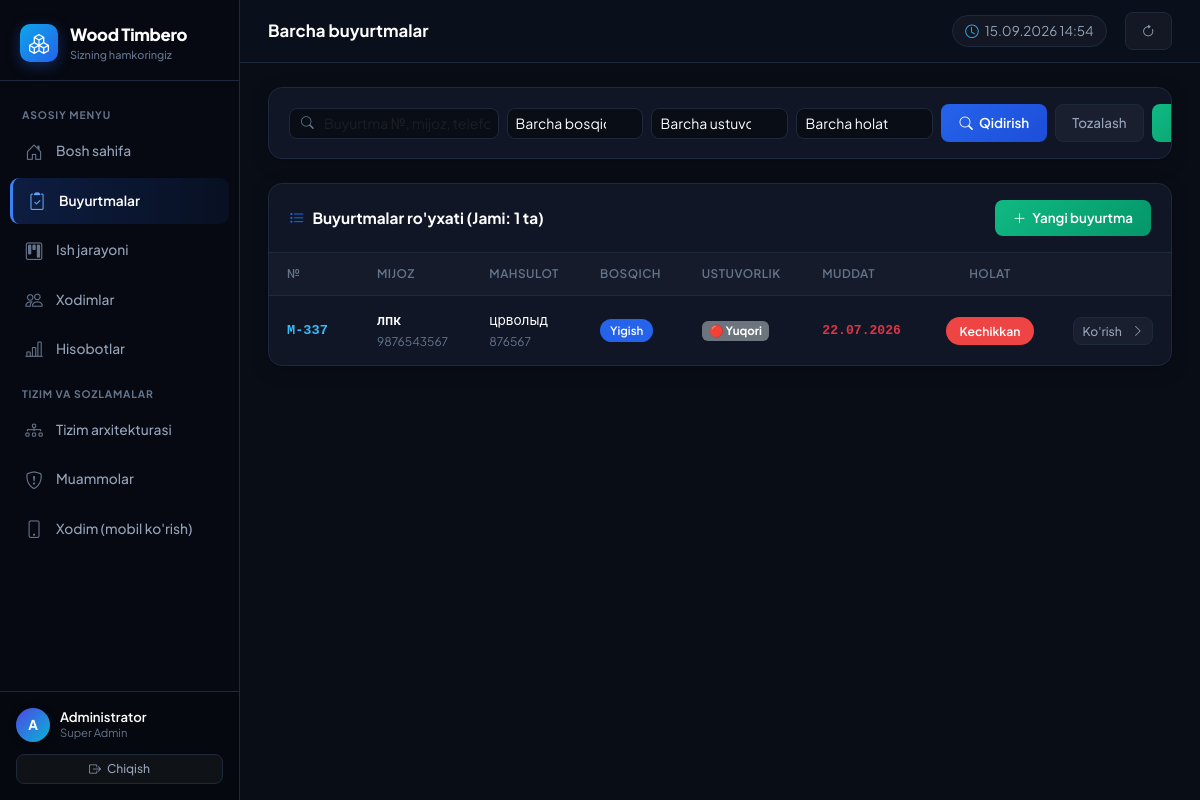
Screenshot of /orders/ (signed in) with the database file from the repository.
### production/models.py (models this page shows, shortened)
class Employee(models.Model):
    ROLE_CHOICES = [
        ('ADMIN', 'Super Admin'),
        ('MANAGER', 'Rahbar'),
        ('DISPATCHER', 'Dispetcher / Operator'),
        ('WORKER', 'Ishchi'),
        ('INSPECTOR', 'Nazoratchi'),
    ]
    user = models.OneToOneField(User, on_delete=models.CASCADE, related_name='employee')
    full_name = models.CharField(max_length=255, verbose_name="F.I.Sh.")
    phone = models.CharField(max_length=50, verbose_name="Telefon")
    role = models.CharField(max_length=20, choices=ROLE_CHOICES, verbose_name="Lavozim")
    stage = models.ForeignKey(Stage, on_delete=models.SET_NULL, null=True, blank=True, verbose_name="Biriktirilgan bosqich")
    is_active = models.BooleanField(default=True, verbose_name="Aktiv")

class Order(models.Model):
    PRIORITY_CHOICES = [
        ('NORMAL', '🟢 Oddiy'),
        ('MEDIUM', '🟡 O‘rtacha'),
        ('HIGH', '🔴 Yuqori'),
        ('URGENT', '⚫ Shoshilinch'),
    ]
    order_number = models.CharField(max_length=50, unique=True, verbose_name="Buyurtma №")
    client_name = models.CharField(max_length=255, verbose_name="Mijoz F.I.Sh.")
    client_phone = models.CharField(max_length=50, verbose_name="Telefon raqami")
    product_type = models.CharField(max_length=100, verbose_name="Mahsulot turi")
    product_name = models.CharField(max_length=255, verbose_name="Mahsulot nomi")
    dimensions = models.CharField(max_length=100, blank=True, null=True, verbose_name="O‘lchamlari")
    material = models.CharField(max_length=100, blank=True, null=True, verbose_name="Material")
    color = models.CharField(max_length=100, blank=True, null=True, verbose_name="Material rangi")
    hardware = models.CharField(max_length=255, blank=True, null=True, verbose_name="Furnitura")
    quantity = models.PositiveIntegerField(default=1, verbose_name="Soni")
    manager = models.ForeignKey(Employee, on_delete=models.SET_NULL, null=True, related_name='managed_orders', verbose_name="Mas'ul menejer")
    notes = models.TextField(blank=True, null=True, verbose_name="Izoh")
    deadline = models.DateTimeField(verbose_name="Muddat")
    priority = models.CharField(max_length=20, choices=PRIORITY_CHOICES, default='NORMAL', verbose_name="Ustuvorlik")
    created_at = models.DateTimeField(auto_now_add=True, verbose_name="Yaratilgan sana")
    current_stage = models.ForeignKey(Stage, on_delete=models.SET_NULL, null=True, blank=True, related_name='current_orders', verbose_name="Joriy bosqich")
    is_completed = models.BooleanField(default=False, verbose_name="Tayyor")

class Stage(models.Model):
    name = models.CharField(max_length=100, verbose_name="Bosqich nomi")
    order = models.PositiveIntegerField(verbose_name="Tartib raqami")
    max_duration_hours = models.FloatField(default=0, verbose_name="Maksimal vaqt (soat)")
    is_active = models.BooleanField(default=True, verbose_name="Aktiv")
    description = models.TextField(blank=True, null=True, verbose_name="Izoh")
    class Meta:
        ordering = ['order']

### production/views.py (the view, shortened to what this page needs)
# urls.py: path('orders/', views.orders_list, name='orders_list'),
@login_required
def orders_list(request):
    now = timezone.now()
    orders = Order.objects.select_related('current_stage', 'manager').all()
    stages = Stage.objects.filter(is_active=True).order_by('order')
    q = request.GET.get('q', '').strip()
    stage_id = request.GET.get('stage', '')
    priority = request.GET.get('priority', '')
    status_filter = request.GET.get('status', '')
    if stage_id:
        orders = orders.filter(current_stage_id=stage_id)
    if priority:
        orders = orders.filter(priority=priority)
    if status_filter == 'active':
        orders = orders.filter(is_completed=False)
    elif status_filter == 'delayed':
        orders = orders.filter(is_completed=False, deadline__lt=now)
    elif status_filter == 'completed':
        orders = orders.filter(is_completed=True)
    elif status_filter == 'problem':
        problem_order_ids = Problem.objects.filter(resolved=False).values_list('order_id', flat=True)
        orders = orders.filter(id__in=problem_order_ids)
    orders = orders.order_by('-id')
    for order in orders:
        order.is_delayed = not order.is_completed and order.deadline < now
        order.has_problem = Problem.objects.filter(order=order, resolved=False).exists()
        last_h = OrderStageHistory.objects.filter(order=order, stage=order.current_stage).select_related('worker').last()
        order.current_worker = last_h.worker.full_name if last_h and last_h.worker else None
    return render(request, 'production/orders_list.html', {
        **base_context(request),
        'orders': orders,
        'stages': stages,
    })

### production/views.py (called while the page is built)
def get_employee(user):
    try:
        return user.employee
    except Exception:
        return None

def base_context(request):
    now = timezone.now()
    emp = get_employee(request.user) if request.user.is_authenticated else None
    return {
        'employee': emp,
        'current_time_str': now.strftime("%d.%m.%Y %H:%M"),
    }

### production/templates/production/orders_list.html (shortened to what this page needs)
{% extends "production/base.html" %}
{% block page_title %}Barcha buyurtmalar{% endblock %}
{% block content %}
<div class="wood-panel mb-4">
    <div style="padding: 16px 20px;">
        <form method="get" class="row g-2 align-items-center">
            <div class="col-md-3">
                <div style="position: relative;">
                    <i class="bi bi-search" style="position:absolute; left:12px; top:50%; transform:translateY(-50%); color:var(--text-muted); font-size:0.8rem;"></i>
                    <input type="text" name="q" class="form-control form-control-sm"
                           style="background:#090d16; border-color:var(--border-color); color:#fff; padding-left:34px; border-radius:8px;"
                           placeholder="Buyurtma №, mijoz, telefon..."
                           value="{{ request.GET.q }}">
                </div>
            </div>
            <div class="col-md-2">
                <select name="stage" class="form-select form-select-sm" style="background:#090d16; border-color:var(--border-color); color:#fff; border-radius:8px;">
                    <option value="">Barcha bosqichlar</option>
                </select>
            </div>
            <div class="col-md-2">
                <select name="priority" class="form-select form-select-sm" style="background:#090d16; border-color:var(--border-color); color:#fff; border-radius:8px;">
                    <option value="">Barcha ustuvorlik</option>
                </select>
            </div>
            <div class="col-md-2">
                <select name="status" class="form-select form-select-sm" style="background:#090d16; border-color:var(--border-color); color:#fff; border-radius:8px;">
                    <option value="">Barcha holat</option>
                </select>
            </div>
            <div class="col-md-3 d-flex gap-2">
                <button type="submit" class="btn-wood-primary btn-sm">
                    <i class="bi bi-search"></i> Qidirish
                </button>
                <a href="{% url 'orders_list' %}" class="btn-wood-outline btn-sm">Tozalash</a>
                <a href="{% url 'order_create' %}" class="btn-wood-success btn-sm ms-auto">
                    <i class="bi bi-plus-lg"></i> Yangi
                </a>
            </div>
        </form>
    </div>
</div>
<div class="wood-panel">
    <div class="wood-panel-header">
        <h3 class="wood-panel-title">
            <i class="bi bi-list-task text-primary"></i>
            Buyurtmalar ro'yxati (Jami: {{ orders.count }} ta)
        </h3>
        <a href="{% url 'order_create' %}" class="btn-wood-success btn-sm">
            <i class="bi bi-plus-lg"></i> Yangi buyurtma
        </a>
    </div>
    <div class="table-responsive">
        <table class="table-wood">
            <thead>
                <tr>
                    <th style="width: 90px;">№</th>
                    <th>Mijoz</th>
                    <th>Mahsulot</th>
                    <th>Bosqich</th>
                    <th>Ustuvorlik</th>
                    <th>Muddat</th>
                    <th class="text-center">Holat</th>
                    <th style="width: 100px;"></th>
                </tr>
            </thead>
            <tbody>
                {% for order in orders %}
                <tr onclick="window.location.href='{% url 'order_detail' order.id %}'">
                    <td>
                        <strong style="color: #38bdf8; font-family: monospace;">M-{{ order.order_number }}</strong>
                    </td>
                    <td>
                        <div style="font-weight: 600; color: #ffffff;">{{ order.client_name }}</div>
                        <small style="color: var(--text-muted); font-size: 0.75rem;">{{ order.client_phone|default:"—" }}</small>
                    </td>
                    <td>
                        <div style="color: #ffffff;">{{ order.product_name }}</div>
                        <small style="color: var(--text-muted); font-size: 0.75rem;">{{ order.dimensions|default:"Standart" }}</small>
                    </td>
                    <td>
                        {% if order.is_completed %}
                            <span class="badge-pill-green" style="font-size: 0.72rem; padding: 3px 10px;">✓ Tayyor</span>
                        {% else %}
                            <span class="badge-pill-blue" style="font-size: 0.72rem; padding: 3px 10px;">{{ order.current_stage.name|default:"—" }}</span>
                        {% endif %}
                    </td>
                    <td>
                        <span class="badge bg-secondary" style="font-size: 0.72rem;">{{ order.get_priority_display }}</span>
                    </td>
                    <td style="font-family: monospace; font-size: 0.82rem;">
                        <span class="{% if order.is_delayed %}text-danger fw-bold{% else %}text-muted{% endif %}">
                            {{ order.deadline|date:"d.m.Y" }}
                        </span>
                    </td>
                    <td class="text-center">
                        {% if order.is_completed %}
                            <span class="badge-pill-green">Tayyor</span>
                        {% elif order.has_problem %}
                            <span class="badge-pill-coral">Muammo</span>
                        {% elif order.is_delayed %}
                            <span class="badge-pill-coral">Kechikkan</span>
                        {% else %}
                            <span class="badge-pill-amber">Jarayonda</span>
                        {% endif %}
                    </td>
                    <td>
                        <a href="{% url 'order_detail' order.id %}" class="btn-wood-outline btn-sm py-1 px-2" style="font-size: 0.76rem;" onclick="event.stopPropagation();">
                            Ko'rish <i class="bi bi-chevron-right ms-1"></i>
                        </a>
                    </td>
                </tr>
                {% endfor %}
            </tbody>
        </table>
    </div>
</div>
{% endblock %}

### production/templates/production/base.html (shortened to what this page needs)
<!DOCTYPE html>
<html lang="uz">
<head>
    <link href="https://cdn.jsdelivr.net/npm/bootstrap@5.3.0/dist/css/bootstrap.min.css" rel="stylesheet">
    <link href="https://cdn.jsdelivr.net/npm/bootstrap-icons@1.11.3/font/bootstrap-icons.css" rel="stylesheet">
</head>
<body>
{% if user.is_authenticated %}
<div class="d-flex">
    <aside class="wood-sidebar" id="appSidebar">
        <a href="{% url 'dashboard' %}" class="brand-header">
            <div class="brand-logo-icon">
                <i class="bi bi-boxes"></i>
            </div>
            <div class="brand-titles">
                <div class="brand-name">Wood Timbero</div>
                <span class="brand-subtitle">Sizning hamkoringiz</span>
            </div>
        </a>
        <div class="sidebar-menu">
            {% with request.resolver_match.url_name as url_name %}
            {% if employee.role == 'WORKER' %}
                <div class="menu-title">Ishchi Menyu</div>
                <a class="nav-item-link {% if url_name == 'worker_panel' %}active{% endif %}" href="{% url 'worker_panel' %}">
                    <i class="bi bi-hammer"></i>
                    <span>Mening vazifalarim</span>
                </a>
                <a class="nav-item-link {% if url_name == 'worker_completed' %}active{% endif %}" href="{% url 'worker_completed' %}">
                    <i class="bi bi-check2-all"></i>
                    <span>Bajarilganlar</span>
                </a>
            {% else %}
                <div class="menu-title">Asosiy menyu</div>
                <a class="nav-item-link {% if url_name == 'dashboard' %}active{% endif %}" href="{% url 'dashboard' %}">
                    <i class="bi bi-house-door"></i>
                    <span>Bosh sahifa</span>
                </a>
                <a class="nav-item-link {% if url_name == 'orders_list' or url_name == 'order_detail' or url_name == 'order_create' %}active{% endif %}" href="{% url 'orders_list' %}">
                    <i class="bi bi-clipboard2-check"></i>
                    <span>Buyurtmalar</span>
                </a>
                <a class="nav-item-link {% if url_name == 'kanban' %}active{% endif %}" href="{% url 'kanban' %}">
                    <i class="bi bi-kanban"></i>
                    <span>Ish jarayoni</span>
                </a>
                <a class="nav-item-link {% if url_name == 'workers_list' %}active{% endif %}" href="{% url 'workers_list' %}">
                    <i class="bi bi-people"></i>
                    <span>Xodimlar</span>
                </a>
                <a class="nav-item-link {% if url_name == 'reports' %}active{% endif %}" href="{% url 'reports' %}">
                    <i class="bi bi-bar-chart-line"></i>
                    <span>Hisobotlar</span>
                </a>
                <div class="menu-title">Tizim va sozlamalar</div>
                <a class="nav-item-link {% if url_name == 'architecture' %}active{% endif %}" href="{% url 'architecture' %}">
                    <i class="bi bi-diagram-3"></i>
                    <span>Tizim arxitekturasi</span>
                </a>
                <a class="nav-item-link {% if url_name == 'problems' %}active{% endif %}" href="{% url 'problems' %}">
                    <i class="bi bi-shield-exclamation"></i>
                    <span>Muammolar</span>
                </a>
                <a class="nav-item-link" href="{% url 'worker_panel' %}" target="_blank">
                    <i class="bi bi-phone"></i>
                    <span>Xodim (mobil ko'rish)</span>
                </a>
            {% endif %}
            {% endwith %}
        </div>
        <div class="sidebar-user-bottom">
            <div class="user-profile-widget">
                <div class="user-avatar-circle">
                    {{ user.username|first|upper }}
                </div>
                <div style="flex:1; overflow:hidden;">
                    <div class="user-meta-name">{{ employee.full_name|default:user.username }}</div>
                    <div class="user-meta-role">{% if employee %}{{ employee.get_role_display }}{% else %}Operator Admin{% endif %}</div>
                </div>
            </div>
            <form method="post" action="{% url 'logout' %}">
                <button type="submit" class="btn-wood-outline w-100 justify-content-center" style="padding:5px; font-size:0.75rem;">
                    <i class="bi bi-box-arrow-right"></i> Chiqish
                </button>
            </form>
        </div>
    </aside>
    <div class="app-main flex-grow-1">
        <header class="app-topbar">
            <div class="topbar-left">
                <h1 class="topbar-page-heading">
                    {% block page_title %}Ishlab chiqarish jarayoni{% endblock %}
                </h1>
            </div>
            <div class="topbar-right">
                <div class="topbar-clock" id="liveClock">
                    <i class="bi bi-clock"></i>
                    <span id="clockDisplay">{{ current_time_str }}</span>
                </div>
                <a href="{% url 'dashboard' %}" class="btn-wood-outline btn-sm" title="Yangilash">
                    <i class="bi bi-arrow-clockwise"></i>
                </a>
            </div>
        </header>
        <main class="app-container">
            {% block content %}{% endblock %}
        </main>
    </div>
</div>
{% else %}
    {% block auth_content %}{% endblock %}
{% endif %}
</body>
</html>

### rows the page displays
Employee: full_name "Administrator", role "Super Admin"
Order: order_number "337", client_name "лпк", client_phone "9876543567", product_name "црволыд", dimensions "876567", current_stage.name "Yigish", priority "🔴 Yuqori", deadline "22.07.2026", is_completed "Kechikkan"

### other values shown
{{ user.username|first|upper }} "A"
{{ current_time_str }} "15.09.2026 14:54"
{{ orders.count }} "1"
